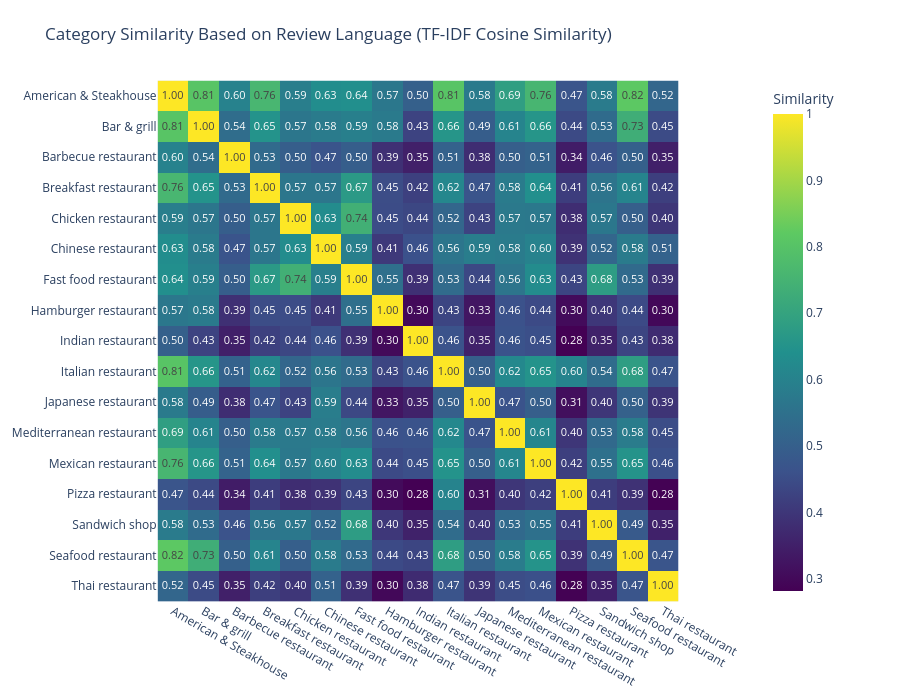

Source (notebook cell):
### Code cell
category_reviews_cleaned1 = dataset.groupby("categoryName")["cleaned_review_body"].apply(lambda x: " ".join(x)).reset_index()
tfidf_matrix1 = vectorizer.fit_transform(category_reviews_cleaned1["cleaned_review_body"])

similarity_matrix_cleaned1 = cosine_similarity(tfidf_matrix1)

similarity_df_cleaned1 = pd.DataFrame(
    similarity_matrix_cleaned1,
    index=category_reviews_cleaned1["categoryName"],
    columns=category_reviews_cleaned1["categoryName"])

heatmap_chart(similarity_df_cleaned1,
              title="Category Similarity Based on Review Language (TF-IDF Cosine Similarity)",)

### Figure 1 — Plotly figure (JSON) as saved in the notebook; plotly's stock layout.template omitted (floating-point values rounded to 4 significant figures; data arrays with more than 128 entries replaced by an {"elided": "..."} marker saying what was removed)
{"data": [{"coloraxis": "coloraxis", "hovertemplate": "x: %{x}<br>y: %{y}<br>Similarity: %{z}<extra></extra>", "name": "0", "texttemplate": "%{z:.2f}", "type": "heatmap", "x": ["American & Steakhouse", "Bar & grill", "Barbecue restaurant", "Breakfast restaurant", "Chicken restaurant", "Chinese restaurant", "Fast food restaurant", "Hamburger restaurant", "Indian restaurant", "Italian restaurant", "Japanese restaurant", "Mediterranean restaurant", "Mexican restaurant", "Pizza restaurant", "Sandwich shop", "Seafood restaurant", "Thai restaurant"], "xaxis": "x", "y": ["American & Steakhouse", "Bar & grill", "Barbecue restaurant", "Breakfast restaurant", "Chicken restaurant", "Chinese restaurant", "Fast food restaurant", "Hamburger restaurant", "Indian restaurant", "Italian restaurant", "Japanese restaurant", "Mediterranean restaurant", "Mexican restaurant", "Pizza restaurant", "Sandwich shop", "Seafood restaurant", "Thai restaurant"], "yaxis": "y", "z": {"elided": "17x17 float values"}}], "layout": {"coloraxis": {"colorbar": {"title": {"text": "Similarity"}}, "colorscale": [[0, "#440154"], [0.25, "#3b528b"], [0.5, "#21908d"], [0.75, "#5dc962"], [1, "#fde725"]], "showscale": true}, "height": 700, "margin": {"b": 60, "l": 80, "r": 150, "t": 80}, "title": {"text": "Category Similarity Based on Review Language (TF-IDF Cosine Similarity)"}, "width": 900, "xaxis": {"anchor": "y", "constrain": "domain", "domain": [0, 1], "scaleanchor": "y"}, "yaxis": {"anchor": "x", "autorange": "reversed", "constrain": "domain", "domain": [0, 1]}}}
